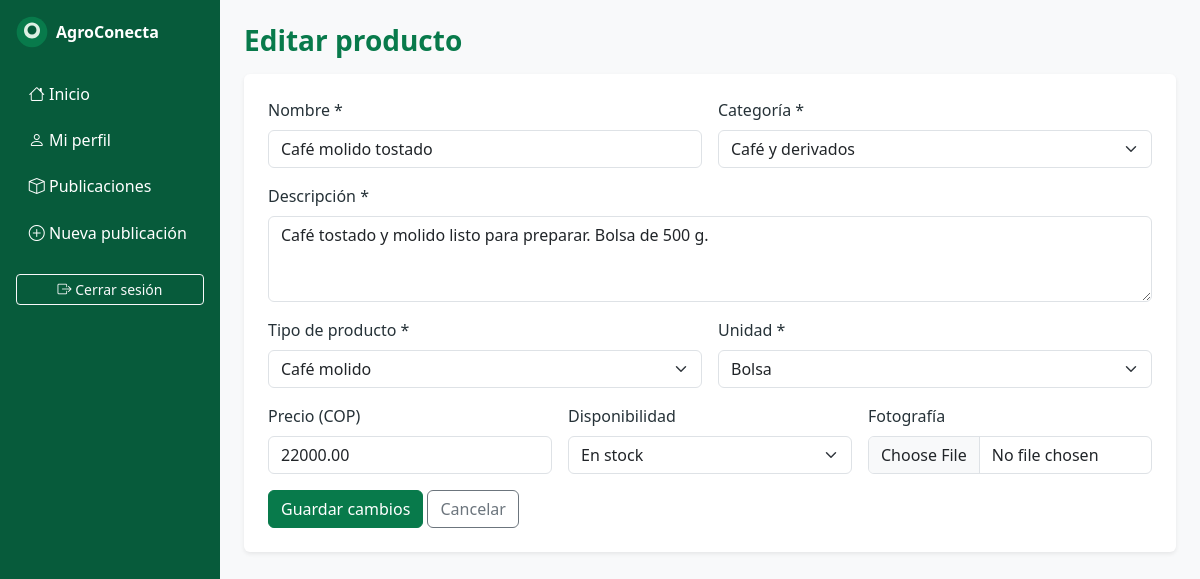
/panel/editar/2 (signed in), run on the app's committed database.
### tables this page shows
CREATE TABLE IF NOT EXISTS `productos` (
  `id` int UNSIGNED NOT NULL AUTO_INCREMENT,
  `productor_id` int UNSIGNED NOT NULL,
  `categoria_id` int UNSIGNED NOT NULL,
  `nombre` varchar(150) NOT NULL,
  `descripcion` text NOT NULL,
  `tipo_producto` varchar(100) NOT NULL,
  `unidad_comercializacion` varchar(50) NOT NULL,
  `precio` decimal(12,2) DEFAULT NULL,
  `disponibilidad` enum('en_stock','agotado') NOT NULL DEFAULT 'en_stock',
  `estado_publicacion` enum('pendiente','activo','retirado','rechazado','suspendido') NOT NULL DEFAULT 'pendiente',
  `fecha_creacion` timestamp NOT NULL DEFAULT CURRENT_TIMESTAMP,
  `fecha_actualizacion` timestamp NOT NULL DEFAULT CURRENT_TIMESTAMP ON UPDATE CURRENT_TIMESTAMP,
  PRIMARY KEY (`id`),
  KEY `idx_productos_nombre` (`nombre`),
  KEY `idx_productos_categoria` (`categoria_id`),
  KEY `idx_productos_estado` (`estado_publicacion`),
  KEY `idx_productos_productor` (`productor_id`),
  KEY `idx_productos_fecha` (`fecha_creacion`)
);

CREATE TABLE IF NOT EXISTS `categorias` (
  `id` int UNSIGNED NOT NULL AUTO_INCREMENT,
  `nombre` varchar(100) NOT NULL,
  `descripcion` text,
  `imagen` varchar(255) DEFAULT NULL,
  `estado` enum('activa','inactiva') NOT NULL DEFAULT 'activa',
  `fecha_creacion` timestamp NOT NULL DEFAULT CURRENT_TIMESTAMP,
  PRIMARY KEY (`id`),
  UNIQUE KEY `nombre` (`nombre`)
);

### app/Controllers/ProducerController.php (called while the page is built, shortened)
<?php
class ProducerController extends Controller
{
    public function editProduct(string $id): void
    {
        $p    = (new Product())->find((int)$id);
        $categorias = (new Category())->activas();
        $cfg = require __DIR__ . '/../../config/app.php';
        $this->view('producer/product_form', compact('categorias', 'cfg', 'p') + ['producto' => $p], 'dashboard');
    }
}

### index.php (called while the page is built, shortened)
<?php
require __DIR__ . '/config/bootstrap.php';
$router = new Router();
$router->dispatch(
    $_SERVER['REQUEST_METHOD'] ?? 'GET',
    parse_url($_SERVER['REQUEST_URI'] ?? '/', PHP_URL_PATH) ?: '/'
);

### app/core/Model.php (called while the page is built, shortened)
<?php
abstract class Model
{
    protected PDO $db;
    protected string $table = '';
    public function __construct()
    {
        $this->db = \Database::connection();
    }
    public function find(int $id): ?array
    {
        $stmt = $this->db->prepare("SELECT * FROM {$this->table} WHERE id = ? LIMIT 1");
        $stmt->execute([$id]);
        return $stmt->fetch() ?: null;
    }
}

### config/database.php (called while the page is built, shortened)
<?php
class Database
{
    private static ?PDO $pdo = null;
    public static function connection(): PDO
    {
        if (self::$pdo === null) {
            $host = getenv('DB_HOST') ?: '127.0.0.1';
            $port = getenv('DB_PORT') ?: '3306';
            $name = getenv('DB_NAME') ?: 'agroconecta_huila';
            $user = getenv('DB_USER') ?: 'root';
            $pass = getenv('DB_PASS') ?: '';
            $dsn = "mysql:host={$host};port={$port};dbname={$name};charset=utf8mb4";
            self::$pdo = new PDO($dsn, $user, $pass, [
                PDO::ATTR_ERRMODE            => PDO::ERRMODE_EXCEPTION,
                PDO::ATTR_DEFAULT_FETCH_MODE => PDO::FETCH_ASSOC,
                PDO::ATTR_EMULATE_PREPARES   => false,
            ]);
        }
        return self::$pdo;
    }
}

### config/bootstrap.php (called while the page is built, shortened)
<?php
spl_autoload_register(function (string $class): void {
    $rel  = substr($class, 4);
    $file = __DIR__ . '/../app/' . str_replace('\\', '/', $rel) . '.php';
});
require_once __DIR__ . '/database.php';

### app/Helpers/Security.php (called while the page is built, shortened)
<?php
class Security
{
    public static function e(?string $v): string
    {
        return htmlspecialchars((string)$v, ENT_QUOTES | ENT_HTML5, 'UTF-8');
    }
}

### app/Models/Category.php (called while the page is built, shortened)
<?php
class Category extends Model
{
    public function activas(): array
    {
        return $this->db->query(
            "SELECT * FROM categorias WHERE estado='activa' ORDER BY nombre"
        )->fetchAll();
    }
}

### config/app.php (called while the page is built)
<?php
return [
    'name'         => getenv('APP_NAME') ?: 'AgroConecta Huila',
    'url'          => getenv('APP_URL') ?: 'http://localhost/AgroConectaHuila',
    'upload_path'  => 'storage/uploads/products',
    'upload_max_mb'=> (int)(getenv('UPLOAD_MAX_MB') ?: 5),
    'upload_types' => ['image/jpeg','image/png','image/webp'],
    'tipos_producto' => [
        'Café especial','Café molido','Café tostado','Aguacate','Mora',
        'Granadilla','Cítricos','Frutas frescas','Panela','Mermeladas',
        'Productos procesados','Productos artesanales','Otros',
    ],
    'unidades' => ['Kilogramo','Libra','Arroba','Gramo','Bolsa','Unidad','Litro','Frasco','Caja'],
];

### app/Views/producer/product_form.php (the view, shortened to what this page needs)
<?php
$base = getenv('APP_URL') ?: '';
$edit = $producto !== null;
$action = $edit ? $base . '/panel/editar/' . $producto['id'] : $base . '/panel/nueva';
?>
<h1 class="h3 text-success fw-bold mb-3"><?= $edit ? 'Editar' : 'Publicar' ?> producto</h1>
<form method="post" action="<?= $action ?>" enctype="multipart/form-data" class="bg-white p-4 rounded shadow-sm">
  <div class="row g-3">
    <div class="col-md-6">
      <label class="form-label">Nombre *</label>
      <input name="nombre" class="form-control" value="<?= Security::e((string)($producto['nombre'] ?? '')) ?>" required>
    </div>
    <div class="col-md-6">
      <label class="form-label">Categoría *</label>
      <select name="categoria_id" class="form-select" required>
        <?php foreach ($categorias as $c): ?>
          <option value="<?= $c['id'] ?>" <?= (int)($producto['categoria_id'] ?? 0) === (int)$c['id'] ? 'selected' : '' ?>>
            <?= Security::e($c['nombre']) ?>
          </option>
        <?php endforeach; ?>
      </select>
    </div>
    <div class="col-12">
      <label class="form-label">Descripción *</label>
      <textarea name="descripcion" class="form-control" rows="3" required><?= Security::e((string)($producto['descripcion'] ?? '')) ?></textarea>
    </div>
    <div class="col-md-6">
      <label class="form-label">Tipo de producto *</label>
      <select name="tipo_producto" class="form-select" required>
        <?php foreach ($cfg['tipos_producto'] as $t): ?>
          <option <?= ($producto['tipo_producto'] ?? '') === $t ? 'selected' : '' ?>><?= $t ?></option>
        <?php endforeach; ?>
      </select>
    </div>
    <div class="col-md-6">
      <label class="form-label">Unidad *</label>
      <select name="unidad_comercializacion" class="form-select" required>
        <?php foreach ($cfg['unidades'] as $u): ?>
          <option <?= ($producto['unidad_comercializacion'] ?? '') === $u ? 'selected' : '' ?>><?= $u ?></option>
        <?php endforeach; ?>
      </select>
    </div>
    <div class="col-md-4">
      <label class="form-label">Precio (COP)</label>
      <input type="number" step="0.01" min="0" name="precio" class="form-control"
             value="<?= Security::e((string)($producto['precio'] ?? '')) ?>">
    </div>
    <div class="col-md-4">
      <label class="form-label">Disponibilidad</label>
      <select name="disponibilidad" class="form-select">
        <option value="en_stock" <?= ($producto['disponibilidad'] ?? 'en_stock') === 'en_stock' ? 'selected' : '' ?>>En stock</option>
      </select>
    </div>
    <div class="col-md-4">
      <label class="form-label">Fotografía</label>
      <input type="file" name="imagen" accept="image/*" class="form-control">
    </div>
  </div>
  <div class="mt-3">
    <button class="btn btn-success"><?= $edit ? 'Guardar cambios' : 'Guardar publicación' ?></button>
    <a href="<?= $base ?>/panel/publicaciones" class="btn btn-outline-secondary">Cancelar</a>
  </div>
</form>

### app/core/Router.php (shortened to what this page needs)
<?php
class Router
{
    private array $routes = [];
    private function add(string $m, string $p, array $h, array $mw): void
    {
        $this->routes[] = compact('m', 'p', 'h', 'mw');
    }
    public function dispatch(string $method, string $uri): void
    {
        $base = rtrim(str_replace('\\', '/', dirname($_SERVER['SCRIPT_NAME'] ?? '')), '/');
        if ($base !== '' && str_starts_with($uri, $base)) {
            $uri = substr($uri, strlen($base));
        }
        $uri = '/' . trim($uri, '/');
        foreach ($this->routes as $r) {
            if ($r['m'] !== $method) continue;
            $pat = '#^' . preg_replace('#\{[a-zA-Z_]+\}#', '([^/]+)', $r['p']) . '$#';
            if (preg_match($pat, $uri, $matches)) {
                array_shift($matches);
                [$class, $action] = $r['h'];
                (new $class())->{$action}(...$matches);
                return;
            }
        }
    }
}

### public/assets/css/style.css (style rules this page uses)
:root { --verde-oscuro: #075b3b; --verde: #087a4b; --verde-2: #2d9564; --verde-claro: #ddf0e4; --blanco: #ffffff; --gris-claro: #f4f6f4; --gris-medio: #e5e7eb; --gris-oscuro: #263238; --amarillo: #f5d99a; --rojo: #dc3545; }
body { background: var(--gris-claro); color: var(--gris-oscuro); font-family: "Segoe UI", system-ui, sans-serif; }
.btn-success { background: var(--verde); border-color: var(--verde); }
.text-success { color: var(--verde) !important; }

### data on the page
productos: nombre "Café molido tostado", categoria_id "Café y derivados", descripcion "Café tostado y molido listo para preparar. Bolsa de 500 g.", tipo_producto "Café molido", unidad_comercializacion "Bolsa", precio "22000.00", disponibilidad "En stock"
